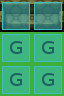

This is a level from a 2D game, rendered from its Tiled map with the project's own tilesets. A one-line summary and the map file follow, with tile-layer data summarised:
An orthogonal 2x3 tile map with 32x32 px tiles, 3 tile layers (objects, constraints, collision), 6 tilesets.

<map version="1.0" orientation="orthogonal" width="2" height="3" tilewidth="32" tileheight="32">
 <tileset firstgid="1" name="furniture-modern" tilewidth="32" tileheight="32">
  <image source="../maps/graphics/tiles/furniture-modern.png" width="512" height="512" />
 </tileset>
 <tileset firstgid="257" name="furniture-placement" tilewidth="32" tileheight="32">
  <image source="../maps/graphics/tiles/furniture-placement.png" width="64" height="64" />
  <tile id="2">
   <properties>
    <property name="constraint" value="ground" />
   </properties>
  </tile>
  <tile id="3">
   <properties>
    <property name="constraint" value="wall" />
   </properties>
  </tile>
 </tileset>
 <tileset firstgid="261" name="collision" tilewidth="32" tileheight="32">
  <image source="../maps/graphics/tiles/collision.png" width="64" height="64" />
  <tile id="0">
   <properties>
    <property name="collision" value="short" />
   </properties>
  </tile>
 </tileset>
 <tileset firstgid="265" name="furniture-lab" tilewidth="32" tileheight="32">
  <image source="../maps/graphics/tiles/furniture-lab.png" width="512" height="512" />
 </tileset>
 <tileset firstgid="521" name="future-obj3" tilewidth="32" tileheight="32">
  <image source="../image-atlases/future-obj3.png" width="512" height="512" />
 </tileset>
 <tileset firstgid="777" name="future-obj4" tilewidth="32" tileheight="32">
  <image source="../image-atlases/future-obj4.png" width="512" height="512" />
 </tileset>
 <layer name="objects" width="2" height="3">
  <data>[6 cells, 6 non-empty, 6 distinct tile ids]</data>
 </layer>
 <layer name="constraints" width="2" height="3">
  <data>[6 cells, 4 non-empty, 1 distinct tile ids]</data>
 </layer>
 <layer name="collision" width="2" height="3">
  <data>[6 cells, 6 non-empty, 1 distinct tile ids]</data>
 </layer>
</map>
